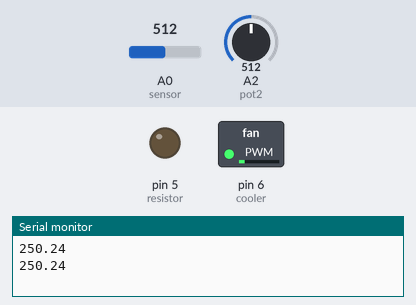
This sketch was run on a simulated Arduino Uno, built with avr-gcc and run on an emulated ATmega328P. Parts: switched loads named in the sketch (green lamp = pin HIGH), output pins drawn as LEDs (lit = HIGH), the last lines printed to the serial monitor. The test bench sets the inputs (shaded band); at power-on: A0 (sensor) = 512, A2 (pot2) = 512.

Above: at 1.2 s.
1.3 s: A0 (sensor) set to 30
At 3.6 s:
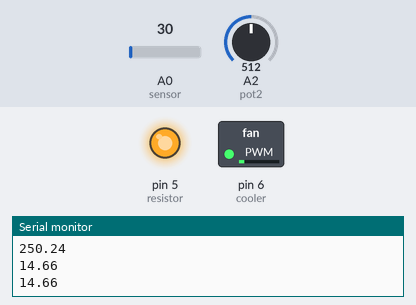
4.3 s: A2 (pot2) set to 10
5.9 s: A0 (sensor) set to 51
7.4 s: A0 (sensor) set to 60
At 8.0 s:
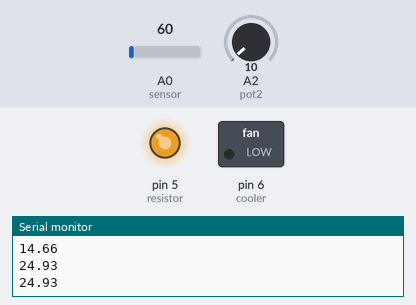
10.4 s: A2 (pot2) set to 14
At 10.9 s:
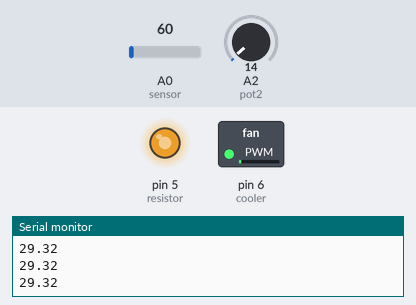
13.4 s: A2 (pot2) set to 1023
Timing chart, 0 to 17.4 s (numbered marks = the images above; inputs shaded):
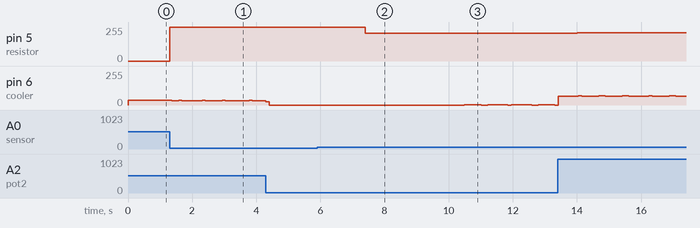

Measured:
- after the input at 1.3 s, pin 5 (resistor): 0/255 → 255/255 at once; pin 6 (cooler): 35/255 → 33/255 after 0.07 s, → 35/255 0.21 s later, → 33/255 0.10 s later, → 35/255 0.63 s later, … (9 changes in this stretch)
- after the input at 7.4 s, pin 5 (resistor): 255/255 → 208/255 at once, → 209/255 1.9 s later
- after the input at 10.4 s, pin 6 (cooler): 0/255 → 1/255 after 0.08 s, → 0/255 0.52 s later, → 1/255 0.21 s later, → 0/255 0.63 s later, … (8 changes in this stretch)

The sketch:

controlador_proporcional_integral_temperatura.ino
```cpp
#include <TimerOne.h>

#define resistor    5
#define cooler      6
#define sensor 0
#define pot1 1
#define pot2 2

//Variáveis
float erro, kp, ki, setpoint;
float p, i = 0, controle;

int tempo = 0;

#define ts 0.005


float temperatura = 0;

void setup() {

  Serial.begin(2000000);

  pinMode(resistor, OUTPUT);
  pinMode(cooler, OUTPUT);

  analogWrite(resistor, 0);
  analogWrite(cooler, 0);

  kp = 20;
  ki = 0.04;
  setpoint = 40;


  Timer1.initialize(ts * 1000000);
  Timer1.attachInterrupt(reset_tempo);

}


void loop() {

  Serial.println(medir_temperatura());

  for (int x = 0; x < 10; x++) {
    int potenciometro = 0;
    for (int x = 0; x < 20; x++) {
      potenciometro = potenciometro + analogRead(pot2);
    }
    potenciometro = potenciometro / 20.0;
    //Serial.println((int)(potenciometro * (70.0 / 1023.0)));
    analogWrite(cooler, (int)(potenciometro * (70.0 / 1023.0)));
    delay(100);
  }
}


float medir_temperatura() {
  float temperatura = 0;

  for (int x = 0; x < 20; x++) {
    temperatura = temperatura + analogRead(sensor);
  }
  temperatura = temperatura / 20.0;
  temperatura = temperatura * 0.48875;

  return temperatura;
}


void reset_tempo() {

  temperatura = medir_temperatura();
  erro = setpoint - temperatura;

  p = kp * erro;
  i = i + (ki * erro * ts);

  if (i >= 255) {
    i = 255;
  }
  if (i <= -255) {
    i = -255;
  }

  controle = p + i;

  if (controle >= 255) {
    controle = 255;
  }
  if (controle <= 0) {
    controle = 0;
  }

  analogWrite(resistor, (int)controle);
}
```
